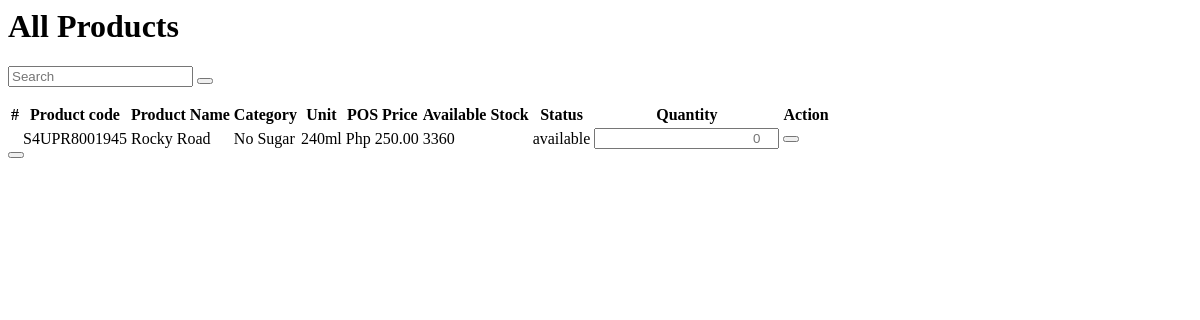
/user-site/pos/all-products/ (signed in), run on an earlier commit of the app's database.
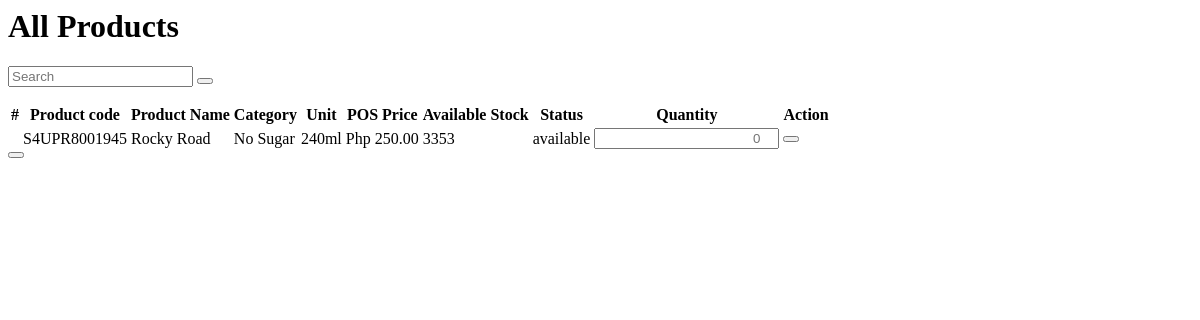
And on a later commit of the database.
### admin_site/models.py (models this page shows, shortened)
class Product(models.Model):
    STATUS = (("available","available"),("not available","not available"),("low stock","low stock"))
    product_code =  models.CharField(unique=True, max_length=200, verbose_name='Product Code')
    product_name=  models.CharField(max_length=200, null=True, verbose_name='Product Name')
    product_flavor =  models.CharField(max_length=200,null=True, verbose_name='Product Flavor')
    product_category =  models.CharField(max_length=200, verbose_name='Category')
    product_unit =  models.CharField(max_length=200, verbose_name='Unit')
    product_ResellerPrice =   models.BigIntegerField(null=True, verbose_name='Reseller Price')
    product_price =   models.BigIntegerField(null=True, verbose_name='Pos Price')
    product_stock =  models.BigIntegerField(null=True, verbose_name='Available Stock')
    product_status =  models.CharField(max_length=200, choices=STATUS, verbose_name='Status')

### admin_site/views.py (the view)
# urls.py: path('pos/all-products/', views.all_products ,name='all_products'),
@login_required(login_url='landing_page:login')
def all_products(request):
    list_products = Product.objects.all()
    context = {'list_products':list_products}
    return render(request, 'admin_site/pos/all-products.html', context)

### templates/admin_site/pos/all-products.html (shortened to what this page needs)
{% load humanize %}
<div class="modal-header product-dpos pos-header border-0 pt-4">
    <h1 class="modal-title" id="exampleModalLabel">All Products</h1>
    <form class="search-tab" action="{% url 'admin_site:search_product' %}" method="GET"  class="text-end px-4">
        <input type="text" id="tableM" class="form-control p-2 ps-3" name="search" placeholder="Search">
        <button class="btn btn-search btn-sm nope" type="submit"></button>
    </form>
</div>
<div class="modal-body pt-2 mt-0">
    {% if list_products %}
    <div class="table-responsive">
        <table id="tableMain" class="table table-hover">
            <thead>
                <tr class="align-middle">
                    <th scope="col">#</th>
                    <th scope="col">Product code </th>
                    <th scope="col">Product Name</th>
                    <th scope="col">Category</th>
                    <th scope="col">Unit</th>
                    {% if user.role == "admin" %}
                    <th scope="col">POS Price</th>
                    {% elif user.role == "staff" %}
                    <th scope="col">POS Price</th>
                    {% endif %}
                    <th scope="col">Available Stock</th>
                    <th scope="col">Status</th>
                    <th scope="col">Quantity</th>
                    <th scope="col">Action</th>
                </tr>
            </thead>
            <tbody id="tableRow">
                {% for list in list_products %}
                <tr class="align-middle product-code">
                    <td class="num-row"></td>
                    <td>{{ list.product_code }}</td>
                    <td><span>{{ list.product_name }}</span></td>
                    <td>{{ list.product_category }}</td>
                    <td>{{ list.product_unit }}</td>
                    {% if user.role == "admin" %}
                    <td>Php {{ list.product_price|floatformat:2|intcomma  }}</td>
                    {% elif user.role == "staff" %}
                    <td>Php {{ list.product_price|floatformat:2|intcomma }}</td>
                    {% endif %}
                    <td>{{ list.product_stock }}</td>
                    {% if list.product_status == "available" %}
                    <td><span class="badge rounded-pill bg-primary">{{ list.product_status }}</span></td>
                    {% else %}
                    <td><span class="badge rounded-pill bg-danger">{{ list.product_status }}</span></td>
                    {% endif %}
                <form action="{% url 'admin_site:cart_products' list.id %}" method="POST">
                <td><input type="number" name="quantity" class="form-control" style="text-align:right;" placeholder="0" required></td>
                <td><button class="btn btn-edit" type="submit" name="cart"></button></td>
                </form>
                </tr>
                {% endfor %}
            </tbody>
        </table>
    </div>
    {% endif %}
</div>
<div class="modal-footer border-0 pos-footer d-flex justify-content-center">
    <button type="button" class="ri-close-fill" data-bs-dismiss="modal" aria-label="Close"></button>
</div>

What changed in the data, as far as the page shows it:
changed Product "S4UPR8001945": product_stock "3360" → "3353"
